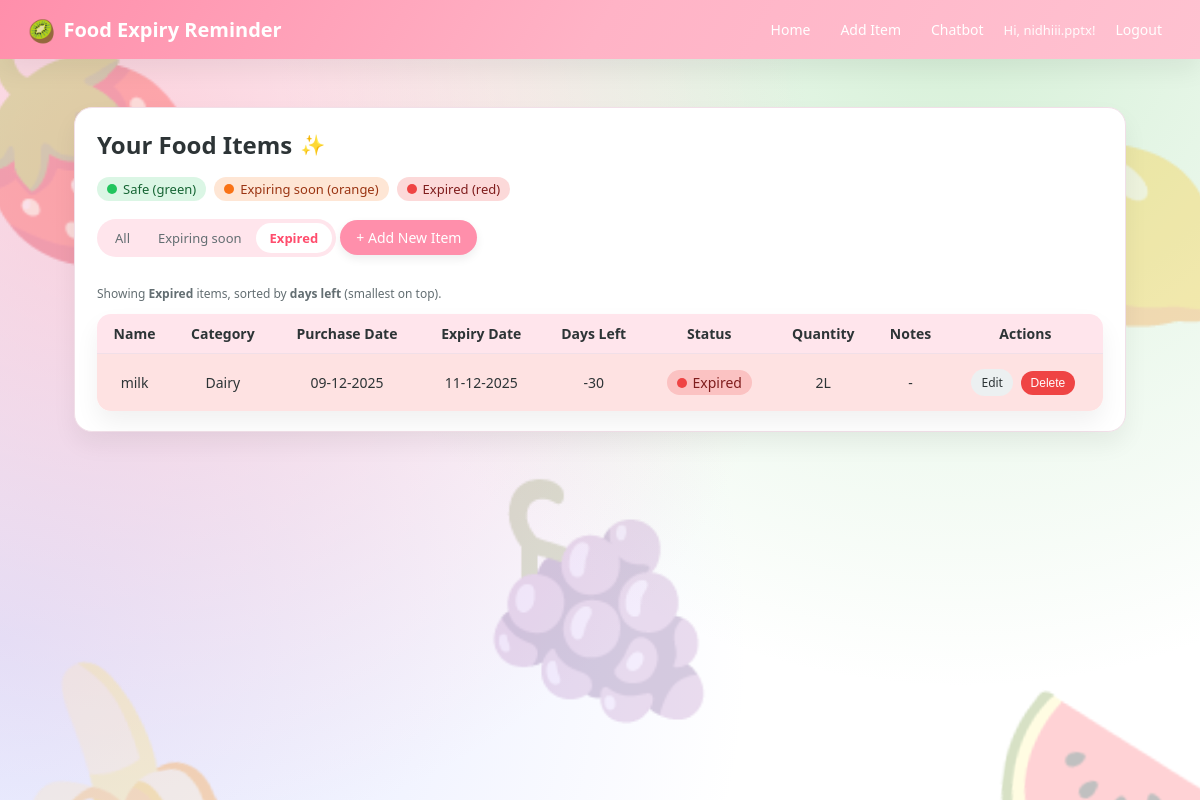
The app's page /?filter=expired (signed in) with its own data.
### app.py (models this page shows, shortened)
class User(UserMixin, db.Model):
    id = db.Column(db.Integer, primary_key=True)
    username = db.Column(db.String(80), unique=True, nullable=False)
    email = db.Column(db.String(120), unique=True, nullable=False)
    password_hash = db.Column(db.String(200), nullable=False)

class Item(db.Model):
    id = db.Column(db.Integer, primary_key=True)
    name = db.Column(db.String(100), nullable=False)
    category = db.Column(db.String(50))
    purchase_date = db.Column(db.Date, nullable=False)
    expiry_date = db.Column(db.Date, nullable=False)
    quantity = db.Column(db.String(20))
    notes = db.Column(db.Text)
    user_id = db.Column(db.Integer, db.ForeignKey("user.id"), nullable=False)
    user = db.relationship("User", backref=db.backref("items", lazy=True))
    @property
    def days_left(self):
        return (self.expiry_date - date.today()).days
    @property
    def status(self):
        d = self.days_left
        if d < 0:
            return "expired"
        elif d <= 3:
            return "expiring_soon"
        else:
            return "safe"

### app.py (the view)
@app.route("/")
@login_required
def index():
    filter_mode = request.args.get("filter", "all")
    all_items = Item.query.filter_by(user_id=current_user.id).all()
    if filter_mode == "soon":
        filtered = [i for i in all_items if i.status == "expiring_soon"]
    elif filter_mode == "expired":
        filtered = [i for i in all_items if i.status == "expired"]
    else:
        filter_mode = "all"  # sanitize
        filtered = all_items
    items = sorted(filtered, key=lambda i: i.days_left)
    alerts = [item for item in all_items if item.status in ("expired", "expiring_soon")]
    recipe_suggestions = {
        item.id: suggest_recipes_for_item(item)
        for item in items
        if item.status == "expiring_soon"
    }
    return render_template(
        "index.html",
        items=items,
        alerts=alerts,
        today=date.today(),
        current_filter=filter_mode,
        recipe_suggestions=recipe_suggestions,
    )

### app.py (called while the page is built)
@login_manager.user_loader
def load_user(user_id):
    return User.query.get(int(user_id))

### templates/index.html (shortened to what this page needs)
{% extends "base.html" %}
{% block content %}
<div class="card">
    <h1>Your Food Items</h1>
    <div class="status-legend">
        <span class="status-chip safe">
            <span class="status-dot safe"></span> Safe (green)
        </span>
        <span class="status-chip soon">
            <span class="status-dot soon"></span> Expiring soon (orange)
        </span>
        <span class="status-chip expired">
            <span class="status-dot expired"></span> Expired (red)
        </span>
    </div>
    <div class="tabs">
        <a href="{{ url_for('index', filter='all') }}"
           class="tab {% if current_filter == 'all' %}active{% endif %}">
            All
        </a>
        <a href="{{ url_for('index', filter='soon') }}"
           class="tab {% if current_filter == 'soon' %}active{% endif %}">
            Expiring soon
        </a>
        <a href="{{ url_for('index', filter='expired') }}"
           class="tab {% if current_filter == 'expired' %}active{% endif %}">
            Expired
        </a>
    </div>
    <a class="btn primary" href="{{ url_for('add_item') }}">+ Add New Item</a>
    {% if items %}
        <p class="helper-text">
            Showing <strong>{{ current_filter|capitalize }}</strong> items,
            sorted by <strong>days left</strong> (smallest on top).
        </p>
        <div class="items-table-wrapper">
            <table class="items-table">
                <thead>
                <tr>
                    <th>Name</th>
                    <th>Category</th>
                    <th>Purchase Date</th>
                    <th>Expiry Date</th>
                    <th>Days Left</th>
                    <th>Status</th>
                    <th>Quantity</th>
                    <th>Notes</th>
                    <th>Actions</th>
                </tr>
                </thead>
                <tbody>
                {% for item in items %}
                    <tr class="{{ item.status }}">
                        <td>{{ item.name }}</td>
                        <td>{{ item.category or '-' }}</td>
                        <td>{{ item.purchase_date.strftime('%d-%m-%Y') }}</td>
                        <td>{{ item.expiry_date.strftime('%d-%m-%Y') }}</td>
                        <td>{{ item.days_left }}</td>
                        <td>
                            {% if item.status == 'expired' %}
                                <span class="status-chip expired">
                                    <span class="status-dot expired"></span> Expired
                                </span>
                            {% elif item.status == 'expiring_soon' %}
                                <span class="status-chip soon">
                                    <span class="status-dot soon"></span> Expiring soon
                                </span>
                            {% else %}
                                <span class="status-chip safe">
                                    <span class="status-dot safe"></span> Safe
                                </span>
                            {% endif %}
                        </td>
                        <td>{{ item.quantity or '-' }}</td>
                        <td>{{ item.notes or '-' }}</td>
                        <td>
                            <a class="btn small" href="{{ url_for('edit_item', item_id=item.id) }}">Edit</a>
                            <form action="{{ url_for('delete_item', item_id=item.id) }}"
                                  method="post" style="display:inline;">
                                <button class="btn danger small" type="submit"
                                        onclick="return confirm('Delete this item?');">
                                    Delete
                                </button>
                            </form>
                        </td>
                    </tr>
                {% endfor %}
                </tbody>
            </table>
        </div>
    {% else %}
        <p>No items found in this view. Try switching tabs or adding a new item 💗</p>
    {% endif %}
</div>
{% endblock %}

### templates/base.html (shortened to what this page needs)
<!DOCTYPE html>
<html lang="en">
<head>
    <link rel="stylesheet" href="{{ url_for('static', filename='style.css') }}">
</head>
<body>
<div class="floating-fruits">
    <div class="floating-fruit fruit-1">🍓</div>
    <div class="floating-fruit fruit-2">🍋</div>
    <div class="floating-fruit fruit-3">🍌</div>
    <div class="floating-fruit fruit-4">🍉</div>
    <div class="floating-fruit fruit-5">🍇</div>
</div>
<nav class="navbar">
    <div class="logo">Food Expiry Reminder</div>
    <div class="nav-links">
        {% if current_user.is_authenticated %}
            <a href="{{ url_for('index') }}">Home</a>
            <a href="{{ url_for('add_item') }}">Add Item</a>
            <a href="{{ url_for('chat') }}">Chatbot</a>
            <span class="welcome-text">Hi, {{ current_user.username }}!</span>
            <a href="{{ url_for('logout') }}">Logout</a>
        {% else %}
            <a href="{{ url_for('login') }}">Login</a>
            <a href="{{ url_for('register') }}">Register</a>
        {% endif %}
    </div>
</nav>
<div class="container">
    {% block content %}{% endblock %}
</div>
</body>
</html>

### records on screen
User: username "nidhiii.pptx"
Item: name "milk", category "Dairy", purchase_date "09-12-2025", expiry_date "11-12-2025", days_left "-30", shows "Expired", quantity "2L", notes "-"

### other values on screen
{{ current_filter|capitalize }} "Expired"
